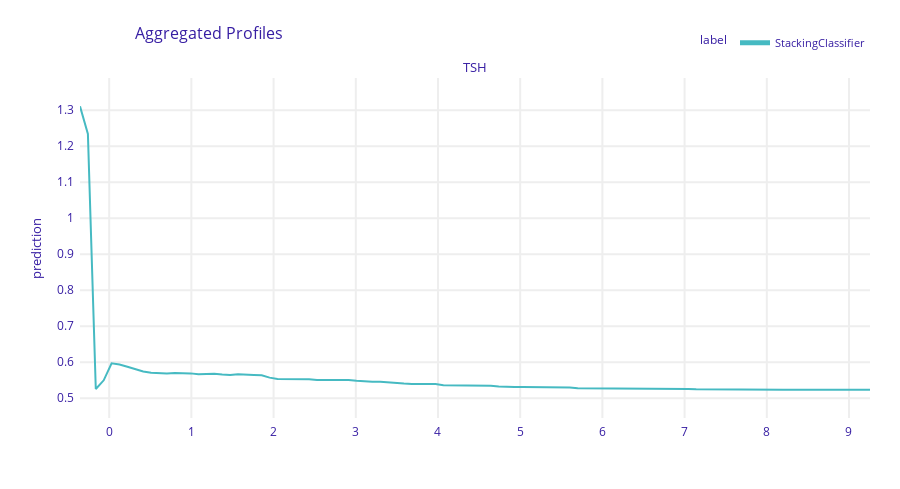

The cell this chart's notebook holds for it:
### Code cell
adp = exp.model_profile(type='accumulated', variables='TSH')
adp.plot()
# plt.savefig('dependencia_acumulada.png')

### Figure 1 — Plotly figure (JSON) as saved in the notebook; plotly's stock layout.template omitted (floating-point values rounded to 4 significant figures; data arrays with more than 128 entries replaced by an {"elided": "..."} marker saying what was removed)
{"data": [{"customdata": {"elided": "101x3 mixed values"}, "hovertemplate": "<b>%{hovertext}</b><br><br>prediction=%{y:.3f}<br>mean_prediction=%{customdata[0]:.3f}<extra></extra>", "hovertext": ["StackingClassifier", "StackingClassifier", "StackingClassifier", "StackingClassifier", "StackingClassifier", "StackingClassifier", "StackingClassifier", "StackingClassifier", "StackingClassifier", "StackingClassifier", "StackingClassifier", "StackingClassifier", "StackingClassifier", "StackingClassifier", "StackingClassifier", "StackingClassifier", "StackingClassifier", "StackingClassifier", "StackingClassifier", "StackingClassifier", "StackingClassifier", "StackingClassifier", "StackingClassifier", "StackingClassifier", "StackingClassifier", "StackingClassifier", "StackingClassifier", "StackingClassifier", "StackingClassifier", "StackingClassifier", "StackingClassifier", "StackingClassifier", "StackingClassifier", "StackingClassifier", "StackingClassifier", "StackingClassifier", "StackingClassifier", "StackingClassifier", "StackingClassifier", "StackingClassifier", "StackingClassifier", "StackingClassifier", "StackingClassifier", "StackingClassifier", "StackingClassifier", "StackingClassifier", "StackingClassifier", "StackingClassifier", "StackingClassifier", "StackingClassifier", "StackingClassifier", "StackingClassifier", "StackingClassifier", "StackingClassifier", "StackingClassifier", "StackingClassifier", "StackingClassifier", "StackingClassifier", "StackingClassifier", "StackingClassifier", "StackingClassifier", "StackingClassifier", "StackingClassifier", "StackingClassifier", "StackingClassifier", "StackingClassifier", "StackingClassifier", "StackingClassifier", "StackingClassifier", "StackingClassifier", "StackingClassifier", "StackingClassifier", "StackingClassifier", "StackingClassifier", "StackingClassifier", "StackingClassifier", "StackingClassifier", "StackingClassifier", "StackingClassifier", "StackingClassifier", "StackingClassifier", "StackingClassifier", "StackingClassifier", "StackingClassifier", "StackingClassifier", "StackingClassifier", "StackingClassifier", "StackingClassifier", "StackingClassifier", "StackingClassifier", "StackingClassifier", "StackingClassifier", "StackingClassifier", "StackingClassifier", "StackingClassifier", "StackingClassifier", "StackingClassifier", "StackingClassifier", "StackingClassifier", "StackingClassifier", "StackingClassifier"], "legendgroup": "StackingClassifier", "line": {"color": "#46bac2", "dash": "solid", "width": 2}, "marker": {"symbol": "circle"}, "mode": "lines", "name": "StackingClassifier", "opacity": 1, "orientation": "v", "showlegend": true, "type": "scatter", "x": [-0.355, -0.2589, -0.1628, -0.0667, 0.0294, 0.1255, 0.2216, 0.3177, 0.4138, 0.5099, 0.606, 0.7021, 0.7982, 0.8944, 0.9905, 1.087, 1.183, 1.279, 1.375, 1.471, 1.567, 1.663, 1.759, 1.855, 1.952, 2.048, 2.144, 2.24, 2.336, 2.432, 2.528, 2.624, 2.72, 2.816, 2.913, 3.009, 3.105, 3.201, 3.297, 3.393, 3.489, 3.585, 3.681, 3.778, 3.874, 3.97, 4.066, 4.162, 4.258, 4.354, 4.45, 4.546, 4.642, 4.739, 4.835, 4.931, 5.027, 5.123, 5.219, 5.315, 5.411, 5.507, 5.604, 5.7, 5.796, 5.892, 5.988, 6.084, 6.18, 6.276, 6.372, 6.468, 6.565, 6.661, 6.757, 6.853, 6.949, 7.045, 7.141, 7.237, 7.333, 7.43, 7.526, 7.622, 7.718, 7.814, 7.91, 8.006, 8.102, 8.198, 8.294, 8.391, 8.487, 8.583, 8.679, 8.775, 8.871, 8.967, 9.063, 9.159, 9.256], "xaxis": "x", "y": [1.311, 1.234, 0.5256, 0.5498, 0.597, 0.5938, 0.5876, 0.5813, 0.5741, 0.5708, 0.5696, 0.5687, 0.5702, 0.5701, 0.5691, 0.5668, 0.5669, 0.568, 0.5658, 0.5646, 0.5666, 0.5666, 0.5645, 0.5638, 0.5573, 0.5534, 0.5536, 0.5532, 0.5529, 0.5526, 0.5508, 0.5508, 0.5508, 0.5508, 0.5509, 0.5487, 0.5463, 0.5459, 0.5459, 0.5441, 0.5407, 0.5407, 0.5394, 0.5393, 0.5393, 0.5393, 0.5359, 0.5359, 0.5359, 0.5359, 0.5359, 0.5359, 0.5349, 0.5328, 0.5311, 0.5311, 0.5311, 0.5311, 0.5311, 0.5299, 0.5299, 0.5299, 0.5299, 0.5275, 0.5275, 0.5275, 0.5275, 0.5262, 0.5262, 0.5263, 0.5263, 0.5263, 0.5263, 0.5261, 0.5258, 0.5258, 0.5258, 0.5258, 0.525, 0.5247, 0.5247, 0.5246, 0.524, 0.524, 0.524, 0.524, 0.524, 0.5238, 0.5238, 0.5238, 0.5238, 0.5238, 0.5238, 0.5238, 0.5238, 0.5238, 0.5238, 0.5238, 0.5238, 0.5238, 0.5238], "yaxis": "y"}], "layout": {"annotations": [{"font": {"size": 13}, "showarrow": false, "text": "TSH", "x": 0.5, "xanchor": "center", "xref": "paper", "y": 1, "yanchor": "bottom", "yref": "paper"}, {"font": {"size": 13}, "showarrow": false, "text": "prediction", "textangle": -90, "x": -0.07, "xref": "paper", "y": 0.5, "yref": "paper"}], "font": {"color": "#371ea3"}, "height": 489, "hovermode": "x unified", "legend": {"font": {"size": 11}, "itemsizing": "constant", "orientation": "h", "title": {"font": {"size": 12}, "text": "label"}, "tracegroupgap": 0, "x": 1, "xanchor": "right", "y": 1.061, "yanchor": "bottom"}, "margin": {"b": 71, "r": 30, "t": 78}, "title": {"font": {"size": 16}, "text": "Aggregated Profiles", "x": 0.15}, "xaxis": {"anchor": "y", "automargin": true, "domain": [0, 1], "fixedrange": true, "gridwidth": 2, "showticklabels": true, "tickcolor": "white", "ticklen": 3, "ticks": "outside", "title": {"text": ""}, "type": "linear", "zeroline": false}, "yaxis": {"anchor": "x", "automargin": true, "domain": [0, 1], "fixedrange": true, "gridwidth": 2, "range": [0.4451, 1.389], "tickcolor": "white", "ticklen": 3, "ticks": "outside", "title": {"text": ""}, "type": "linear", "zeroline": false}}}
